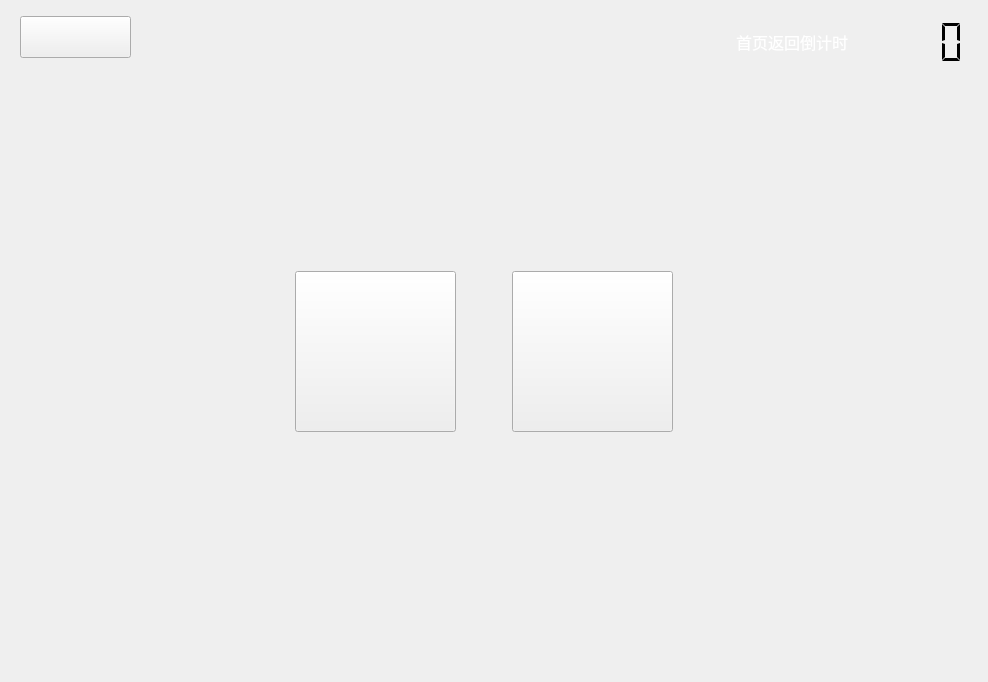
<?xml version="1.0" encoding="UTF-8"?>
<ui version="4.0">
 <class>Heaterhomepage</class>
 <widget class="QWidget" name="Heaterhomepage">
  <property name="geometry">
   <rect>
    <x>0</x>
    <y>0</y>
    <width>988</width>
    <height>682</height>
   </rect>
  </property>
  <property name="windowTitle">
   <string>Form</string>
  </property>
  <property name="styleSheet">
   <string notr="true"/>
  </property>
  <layout class="QVBoxLayout" name="verticalLayout">
   <item>
    <widget class="QFrame" name="frame_shang">
     <property name="sizePolicy">
      <sizepolicy hsizetype="Preferred" vsizetype="Fixed">
       <horstretch>0</horstretch>
       <verstretch>0</verstretch>
      </sizepolicy>
     </property>
     <property name="minimumSize">
      <size>
       <width>0</width>
       <height>60</height>
      </size>
     </property>
     <property name="maximumSize">
      <size>
       <width>16777215</width>
       <height>60</height>
      </size>
     </property>
     <layout class="QHBoxLayout" name="horizontalLayout_5">
      <property name="spacing">
       <number>6</number>
      </property>
      <property name="topMargin">
       <number>1</number>
      </property>
      <item>
       <widget class="QPushButton" name="pushButton_backfirst">
        <property name="minimumSize">
         <size>
          <width>111</width>
          <height>42</height>
         </size>
        </property>
        <property name="maximumSize">
         <size>
          <width>111</width>
          <height>42</height>
         </size>
        </property>
        <property name="focusPolicy">
         <enum>Qt::NoFocus</enum>
        </property>
        <property name="layoutDirection">
         <enum>Qt::LeftToRight</enum>
        </property>
        <property name="styleSheet">
         <string notr="true"/>
        </property>
        <property name="text">
         <string/>
        </property>
        <property name="autoDefault">
         <bool>false</bool>
        </property>
        <property name="flat">
         <bool>false</bool>
        </property>
       </widget>
      </item>
      <item>
       <spacer name="horizontalSpacer_6">
        <property name="orientation">
         <enum>Qt::Horizontal</enum>
        </property>
        <property name="sizeType">
         <enum>QSizePolicy::Expanding</enum>
        </property>
        <property name="sizeHint" stdset="0">
         <size>
          <width>40</width>
          <height>20</height>
         </size>
        </property>
       </spacer>
      </item>
      <item>
       <spacer name="verticalSpacer_4">
        <property name="orientation">
         <enum>Qt::Vertical</enum>
        </property>
        <property name="sizeType">
         <enum>QSizePolicy::Fixed</enum>
        </property>
        <property name="sizeHint" stdset="0">
         <size>
          <width>20</width>
          <height>60</height>
         </size>
        </property>
       </spacer>
      </item>
      <item>
       <widget class="QFrame" name="frame_lcd">
        <property name="sizePolicy">
         <sizepolicy hsizetype="Preferred" vsizetype="Fixed">
          <horstretch>0</horstretch>
          <verstretch>0</verstretch>
         </sizepolicy>
        </property>
        <property name="minimumSize">
         <size>
          <width>0</width>
          <height>60</height>
         </size>
        </property>
        <property name="maximumSize">
         <size>
          <width>16777215</width>
          <height>60</height>
         </size>
        </property>
        <layout class="QHBoxLayout" name="horizontalLayout_3">
         <property name="spacing">
          <number>0</number>
         </property>
         <property name="leftMargin">
          <number>0</number>
         </property>
         <property name="topMargin">
          <number>0</number>
         </property>
         <property name="rightMargin">
          <number>0</number>
         </property>
         <property name="bottomMargin">
          <number>0</number>
         </property>
         <item>
          <spacer name="horizontalSpacer_8">
           <property name="orientation">
            <enum>Qt::Horizontal</enum>
           </property>
           <property name="sizeHint" stdset="0">
            <size>
             <width>40</width>
             <height>20</height>
            </size>
           </property>
          </spacer>
         </item>
         <item>
          <widget class="QLabel" name="label_4">
           <property name="font">
            <font>
             <family>微软雅黑</family>
             <pointsize>12</pointsize>
            </font>
           </property>
           <property name="text">
            <string>&lt;html&gt;&lt;head/&gt;&lt;body&gt;&lt;p&gt;&lt;span style=&quot; color:#ffffff;&quot;&gt;首页返回倒计时&lt;/span&gt;&lt;/p&gt;&lt;/body&gt;&lt;/html&gt;</string>
           </property>
          </widget>
         </item>
         <item>
          <widget class="QLCDNumber" name="lcdNumber">
           <property name="sizePolicy">
            <sizepolicy hsizetype="Expanding" vsizetype="Expanding">
             <horstretch>0</horstretch>
             <verstretch>0</verstretch>
            </sizepolicy>
           </property>
           <property name="minimumSize">
            <size>
             <width>120</width>
             <height>50</height>
            </size>
           </property>
           <property name="maximumSize">
            <size>
             <width>120</width>
             <height>50</height>
            </size>
           </property>
           <property name="font">
            <font>
             <family>Arial</family>
             <pointsize>40</pointsize>
             <weight>75</weight>
             <italic>true</italic>
             <bold>true</bold>
            </font>
           </property>
           <property name="frameShape">
            <enum>QFrame::NoFrame</enum>
           </property>
           <property name="segmentStyle">
            <enum>QLCDNumber::Flat</enum>
           </property>
          </widget>
         </item>
        </layout>
       </widget>
      </item>
     </layout>
    </widget>
   </item>
   <item>
    <layout class="QGridLayout" name="gridLayout">
     <property name="rightMargin">
      <number>20</number>
     </property>
     <item row="3" column="0">
      <spacer name="horizontalSpacer">
       <property name="orientation">
        <enum>Qt::Horizontal</enum>
       </property>
       <property name="sizeHint" stdset="0">
        <size>
         <width>40</width>
         <height>20</height>
        </size>
       </property>
      </spacer>
     </item>
     <item row="4" column="1">
      <spacer name="verticalSpacer_3">
       <property name="orientation">
        <enum>Qt::Vertical</enum>
       </property>
       <property name="sizeHint" stdset="0">
        <size>
         <width>20</width>
         <height>40</height>
        </size>
       </property>
      </spacer>
     </item>
     <item row="3" column="2">
      <spacer name="horizontalSpacer_4">
       <property name="orientation">
        <enum>Qt::Horizontal</enum>
       </property>
       <property name="sizeHint" stdset="0">
        <size>
         <width>40</width>
         <height>20</height>
        </size>
       </property>
      </spacer>
     </item>
     <item row="3" column="1">
      <layout class="QHBoxLayout" name="horizontalLayout">
       <property name="rightMargin">
        <number>0</number>
       </property>
       <item>
        <widget class="QPushButton" name="pushButton_purchase">
         <property name="sizePolicy">
          <sizepolicy hsizetype="Fixed" vsizetype="Fixed">
           <horstretch>0</horstretch>
           <verstretch>0</verstretch>
          </sizepolicy>
         </property>
         <property name="minimumSize">
          <size>
           <width>161</width>
           <height>161</height>
          </size>
         </property>
         <property name="maximumSize">
          <size>
           <width>161</width>
           <height>161</height>
          </size>
         </property>
         <property name="focusPolicy">
          <enum>Qt::NoFocus</enum>
         </property>
         <property name="styleSheet">
          <string notr="true"/>
         </property>
         <property name="text">
          <string/>
         </property>
         <property name="iconSize">
          <size>
           <width>167</width>
           <height>167</height>
          </size>
         </property>
        </widget>
       </item>
       <item>
        <spacer name="horizontalSpacer_3">
         <property name="orientation">
          <enum>Qt::Horizontal</enum>
         </property>
         <property name="sizeType">
          <enum>QSizePolicy::Preferred</enum>
         </property>
         <property name="sizeHint" stdset="0">
          <size>
           <width>50</width>
           <height>20</height>
          </size>
         </property>
        </spacer>
       </item>
       <item>
        <widget class="QPushButton" name="pushButton_search">
         <property name="enabled">
          <bool>true</bool>
         </property>
         <property name="sizePolicy">
          <sizepolicy hsizetype="Minimum" vsizetype="Preferred">
           <horstretch>0</horstretch>
           <verstretch>0</verstretch>
          </sizepolicy>
         </property>
         <property name="minimumSize">
          <size>
           <width>161</width>
           <height>161</height>
          </size>
         </property>
         <property name="maximumSize">
          <size>
           <width>161</width>
           <height>161</height>
          </size>
         </property>
         <property name="focusPolicy">
          <enum>Qt::NoFocus</enum>
         </property>
         <property name="contextMenuPolicy">
          <enum>Qt::DefaultContextMenu</enum>
         </property>
         <property name="layoutDirection">
          <enum>Qt::LeftToRight</enum>
         </property>
         <property name="styleSheet">
          <string notr="true"/>
         </property>
         <property name="text">
          <string/>
         </property>
         <property name="iconSize">
          <size>
           <width>167</width>
           <height>167</height>
          </size>
         </property>
        </widget>
       </item>
      </layout>
     </item>
     <item row="0" column="1">
      <spacer name="verticalSpacer">
       <property name="orientation">
        <enum>Qt::Vertical</enum>
       </property>
       <property name="sizeType">
        <enum>QSizePolicy::Fixed</enum>
       </property>
       <property name="sizeHint" stdset="0">
        <size>
         <width>20</width>
         <height>55</height>
        </size>
       </property>
      </spacer>
     </item>
     <item row="1" column="1">
      <layout class="QHBoxLayout" name="horizontalLayout_2">
       <item>
        <spacer name="horizontalSpacer_2">
         <property name="orientation">
          <enum>Qt::Horizontal</enum>
         </property>
         <property name="sizeType">
          <enum>QSizePolicy::Preferred</enum>
         </property>
         <property name="sizeHint" stdset="0">
          <size>
           <width>40</width>
           <height>20</height>
          </size>
         </property>
        </spacer>
       </item>
       <item>
        <widget class="QLabel" name="label">
         <property name="sizePolicy">
          <sizepolicy hsizetype="Fixed" vsizetype="Fixed">
           <horstretch>0</horstretch>
           <verstretch>0</verstretch>
          </sizepolicy>
         </property>
         <property name="minimumSize">
          <size>
           <width>265</width>
           <height>103</height>
          </size>
         </property>
         <property name="maximumSize">
          <size>
           <width>265</width>
           <height>103</height>
          </size>
         </property>
         <property name="styleSheet">
          <string notr="true">border-image: url(:/image/picture/qietu/04.png);</string>
         </property>
         <property name="text">
          <string/>
         </property>
        </widget>
       </item>
       <item>
        <spacer name="horizontalSpacer_5">
         <property name="orientation">
          <enum>Qt::Horizontal</enum>
         </property>
         <property name="sizeType">
          <enum>QSizePolicy::Preferred</enum>
         </property>
         <property name="sizeHint" stdset="0">
          <size>
           <width>40</width>
           <height>20</height>
          </size>
         </property>
        </spacer>
       </item>
      </layout>
     </item>
     <item row="2" column="1">
      <spacer name="verticalSpacer_2">
       <property name="orientation">
        <enum>Qt::Vertical</enum>
       </property>
       <property name="sizeType">
        <enum>QSizePolicy::Fixed</enum>
       </property>
       <property name="sizeHint" stdset="0">
        <size>
         <width>20</width>
         <height>30</height>
        </size>
       </property>
      </spacer>
     </item>
    </layout>
   </item>
   <item>
    <spacer name="verticalSpacer_5">
     <property name="orientation">
      <enum>Qt::Vertical</enum>
     </property>
     <property name="sizeHint" stdset="0">
      <size>
       <width>20</width>
       <height>40</height>
      </size>
     </property>
    </spacer>
   </item>
   <item>
    <layout class="QHBoxLayout" name="horizontalLayout_4">
     <item>
      <widget class="QLabel" name="label_3">
       <property name="sizePolicy">
        <sizepolicy hsizetype="Fixed" vsizetype="Fixed">
         <horstretch>0</horstretch>
         <verstretch>0</verstretch>
        </sizepolicy>
       </property>
       <property name="minimumSize">
        <size>
         <width>336</width>
         <height>50</height>
        </size>
       </property>
       <property name="maximumSize">
        <size>
         <width>336</width>
         <height>50</height>
        </size>
       </property>
       <property name="styleSheet">
        <string notr="true">border-image: url(:/image/picture/qietu/logo2.png);</string>
       </property>
       <property name="text">
        <string/>
       </property>
      </widget>
     </item>
     <item>
      <spacer name="horizontalSpacer_7">
       <property name="orientation">
        <enum>Qt::Horizontal</enum>
       </property>
       <property name="sizeHint" stdset="0">
        <size>
         <width>40</width>
         <height>20</height>
        </size>
       </property>
      </spacer>
     </item>
     <item>
      <widget class="QLabel" name="label_2">
       <property name="sizePolicy">
        <sizepolicy hsizetype="Fixed" vsizetype="Fixed">
         <horstretch>0</horstretch>
         <verstretch>0</verstretch>
        </sizepolicy>
       </property>
       <property name="minimumSize">
        <size>
         <width>165</width>
         <height>61</height>
        </size>
       </property>
       <property name="maximumSize">
        <size>
         <width>165</width>
         <height>61</height>
        </size>
       </property>
       <property name="styleSheet">
        <string notr="true">border-image: url(:/image/picture/qietu/3295598.png);</string>
       </property>
       <property name="text">
        <string/>
       </property>
      </widget>
     </item>
    </layout>
   </item>
  </layout>
 </widget>
 <resources/>
 <connections/>
</ui>
